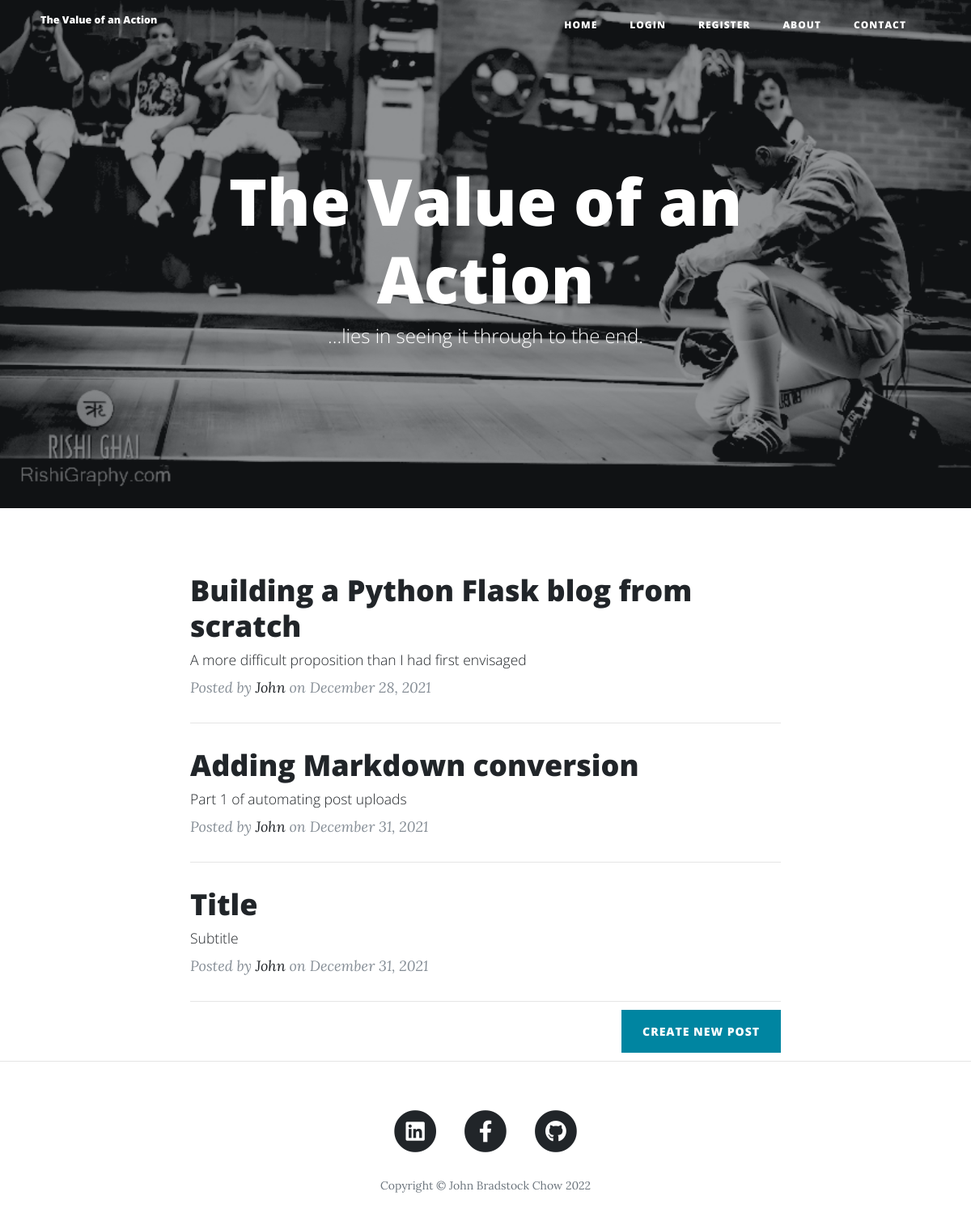
The page / on the database its author committed.
### main.py (models this page shows)
class BlogPost(db.Model):
    __tablename__ = "blog_posts"
    id = db.Column(db.Integer, primary_key=True)
    title = db.Column(db.String(250), unique=True, nullable=False)
    subtitle = db.Column(db.String(250), nullable=False)
    date = db.Column(db.String(250), nullable=False)
    body = db.Column(db.Text, nullable=False)
    img_url = db.Column(db.String(250), nullable=False)
    author_id = db.Column(db.Integer, db.ForeignKey("users.id"))
    author = relationship("User", back_populates="posts")
    comments = relationship("Comment", back_populates="post")

class User(UserMixin, db.Model):
    __tablename__ = "users"
    id = db.Column(db.Integer, primary_key=True)
    name = db.Column(db.String(250), nullable=False)
    email = db.Column(db.String(250), unique=True, nullable=False)
    password = db.Column(db.String(250), nullable=False)
    posts = relationship("BlogPost", back_populates="author")
    comments = relationship("Comment", back_populates="author")

### main.py (the view)
@app.route('/')
def get_all_posts():
    posts = BlogPost.query.all()
    return render_template("index.html", all_posts=posts)

### templates/index.html (shortened to what this page needs)
{% extends 'bootstrap/base.html' %}
{% block content %}
{% include "header.html" %}
  <header class="masthead" style="background-image: url('{{ url_for('static', filename='img/home-bg.jpg')}}')">
    <div class="overlay"></div>
    <div class="container">
      <div class="row">
        <div class="col-lg-8 col-md-10 mx-auto">
          <div class="site-heading">
            <h1>The Value of an Action</h1>
            <span class="subheading">...lies in seeing it through to the end.</span>
          </div>
        </div>
      </div>
    </div>
  </header>
  <div class="container">
    <div class="row">
      <div class="col-lg-8 col-md-10 mx-auto">
        {% for post in all_posts %}
        <div class="post-preview">
          <a href="{{ url_for('show_post', post_id=post.id) }}">
            <h2 class="post-title">
              {{post.title}}
            </h2>
            <h3 class="post-subtitle">
              {{post.subtitle}}
            </h3>
          </a>
          <p class="post-meta">Posted by
            <a href="#">{{post.author.name}}</a>
            on {{post.date}}
          </p>
        </div>
        <hr>
        {% endfor %}
        <div class="clearfix">
          <a class="btn btn-primary float-right" href="{{url_for('add_new_post')}}">Create New Post</a>
        </div>
      </div>
    </div>
  </div>
  <hr>
{% include "footer.html" %}
{% endblock %}

### templates/header.html (shortened to what this page needs)
<!DOCTYPE html>
<html lang="en">
<head>
  <link href="{{ url_for('static', filename='vendor/bootstrap/css/bootstrap.min.css') }}" rel="stylesheet">
  <link href="{{ url_for('static', filename='vendor/fontawesome-free/css/all.min.css')}}" rel="stylesheet" type="text/css">
  <link href="{{ url_for('static', filename='css/clean-blog.min.css')}}" rel="stylesheet">
</head>
<body>
  <nav class="navbar navbar-expand-lg navbar-light fixed-top" id="mainNav">
    <div class="container">
      <a class="navbar-brand" href="{{url_for('get_all_posts')}}">The Value of an Action</a>
      <div class="collapse navbar-collapse" id="navbarResponsive">
        <ul class="navbar-nav ml-auto">
          <li class="nav-item">
            <a class="nav-link" href="{{ url_for('get_all_posts') }}">Home</a>
          </li>
          {% if not current_user.is_authenticated: %}
          <li class="nav-item">
            <a class="nav-link" href="{{ url_for('login') }}">Login</a>
          </li>
          <li class="nav-item">
            <a class="nav-link" href="{{ url_for('register') }}">Register</a>
          </li>
          {% endif %}
          <li class="nav-item">
            <a class="nav-link" href="{{ url_for('about') }}">About</a>
          </li>
          <li class="nav-item">
            <a class="nav-link" href="{{ url_for('contact') }}">Contact</a>
          </li>
        </ul>
      </div>
    </div>
  </nav>

### templates/footer.html (shortened to what this page needs)
  <footer>
    <div class="container">
      <div class="row">
        <div class="col-lg-8 col-md-10 mx-auto">
          <ul class="list-inline text-center">
            <li class="list-inline-item">
              <a href="https://www.linkedin.com/in/john-bradstock-chow-42586921/">
                <span class="fa-stack fa-lg">
                  <i class="fas fa-circle fa-stack-2x"></i>
                  <i class="fab fa-linkedin fa-stack-1x fa-inverse"></i>
                </span>
              </a>
            </li>
            <li class="list-inline-item">
              <a href="https://www.facebook.com/j.y.h.chow/">
                <span class="fa-stack fa-lg">
                  <i class="fas fa-circle fa-stack-2x"></i>
                  <i class="fab fa-facebook-f fa-stack-1x fa-inverse"></i>
                </span>
              </a>
            </li>
            <li class="list-inline-item">
              <a href="https://github.com/johnchowssc">
                <span class="fa-stack fa-lg">
                  <i class="fas fa-circle fa-stack-2x"></i>
                  <i class="fab fa-github fa-stack-1x fa-inverse"></i>
                </span>
              </a>
            </li>
          </ul>
          <p class="copyright text-muted">Copyright &copy; John Bradstock Chow
          </p>
        </div>
      </div>
    </div>
  </footer>
</body>
</html>

### rows shown on the page
BlogPost: title "Building a Python Flask blog from scratch", subtitle "A more difficult proposition than I had first envisaged", author.name "John", date "December 28, 2021"
BlogPost: title "Adding Markdown conversion", subtitle "Part 1 of automating post uploads", author.name "John", date "December 31, 2021"
BlogPost: title "Title", subtitle "Subtitle", author.name "John", date "December 31, 2021"
